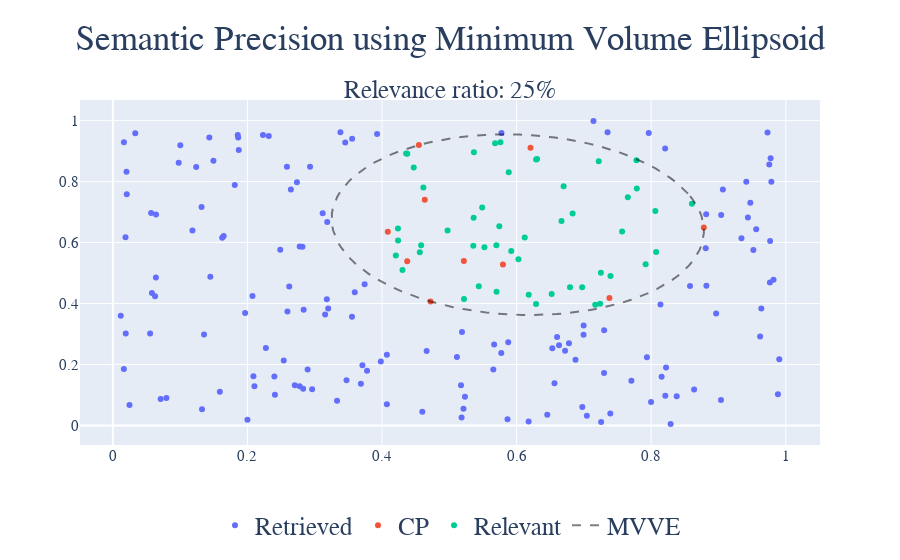

This figure's notebook cell:
### Code cell
def ellipse(x_center=0, y_center=0, ax1 = [1, 0],  ax2 = [0,1], a=1, b =1,  N=100):
    # x_center, y_center the coordinates of ellipse center
    # ax1 ax2 two orthonormal vectors representing the ellipse axis directions
    # a, b the ellipse parameters
    if np.linalg.norm(ax1) != 1 or np.linalg.norm(ax2) != 1:
        raise ValueError('ax1, ax2 must be unit vectors')
    if  abs(np.dot(ax1, ax2)) > 1e-06:
        raise ValueError('ax1, ax2 must be orthogonal vectors')
    t = np.linspace(0, 2*np.pi, N)
    #ellipse parameterization with respect to a system of axes of directions a1, a2
    xs = a * np.cos(t)
    ys = b * np.sin(t)
    #rotation matrix
    R = np.array([ax1, ax2]).T
    # coordinate of the  ellipse points with respect to the system of axes [1, 0], [0,1] with origin (0,0)
    xp, yp = np.dot(R, [xs, ys])
    x = xp + x_center 
    y = yp + y_center
    return x, y

# random 1000 points
np.random.seed(0)
pubs = np.random.rand(200, 2) # retrieved publications
c_pubs = np.random.rand(10, 2) * 0.55 + 0.4 # core publications

# df both pubs and core pubs
A, c = mvee(c_pubs)
x, y = ellipse(c[0], c[1], np.linalg.eig(A)[1][:, 0], np.linalg.eig(A)[1][:, 1], 1/np.sqrt(np.linalg.eig(A)[0][0]), 1/np.sqrt(np.linalg.eig(A)[0][1]))
pubs_df = pd.DataFrame(pubs, columns=["x", "y"])
pubs_df["Type"] = "Retrieved"
c_pubs_df = pd.DataFrame(c_pubs, columns=["x", "y"])
c_pubs_df["Type"] = "CP"
inside = is_inside_ellipse(A, c, pubs)
inside_df = pd.DataFrame(pubs[inside], columns=["x", "y"])
inside_df["Type"] = "Relevant"
df = pd.concat([pubs_df, c_pubs_df, inside_df])
df = df.drop_duplicates(subset=["x", "y"], keep="last")
fig = px.scatter(df, x="x", y="y", color="Type", title="Semantic Precision using Minimum Volume Ellipsoid")
trace = px.line(x=x, y=y).data[0]
trace["line"]["dash"] = "dash"
trace["line"]["color"] = "black"
trace["name"] = "MVVE"
trace["opacity"] = 0.5
trace["showlegend"] = True
fig.add_traces(trace)
relevant_ratio = len(inside_df) / len(pubs)
fig.update_layout(title_subtitle_text=f"Relevance ratio: {relevant_ratio:.0%}", **PLOT_CONFIGS)
pio.write_image(fig, "LitQEval-report/pics/sp_mvee.pdf", width=1200)
fig.show()

### Figure 1 — Plotly figure (JSON) as saved in the notebook; plotly's stock layout.template omitted (floating-point values rounded to 4 significant figures; data arrays with more than 128 entries replaced by an {"elided": "..."} marker saying what was removed)
{"data": [{"hovertemplate": "Type=Retrieved<br>x=%{x}<br>y=%{y}<extra></extra>", "legendgroup": "Retrieved", "marker": {"color": "#636efa", "symbol": "circle"}, "mode": "markers", "name": "Retrieved", "orientation": "v", "showlegend": true, "type": "scatter", "x": {"elided": "150 float values"}, "xaxis": "x", "y": {"elided": "150 float values"}, "yaxis": "y"}, {"hovertemplate": "Type=CP<br>x=%{x}<br>y=%{y}<extra></extra>", "legendgroup": "CP", "marker": {"color": "#EF553B", "symbol": "circle"}, "mode": "markers", "name": "CP", "orientation": "v", "showlegend": true, "type": "scatter", "x": [0.6207, 0.4548, 0.8782, 0.5797, 0.738, 0.4086, 0.4374, 0.5216, 0.4721, 0.4635], "xaxis": "x", "y": [0.9111, 0.9199, 0.6498, 0.528, 0.4182, 0.6358, 0.5386, 0.5393, 0.4066, 0.7402], "yaxis": "y"}, {"hovertemplate": "Type=Relevant<br>x=%{x}<br>y=%{y}<extra></extra>", "legendgroup": "Relevant", "marker": {"color": "#00cc96", "symbol": "circle"}, "mode": "markers", "name": "Relevant", "orientation": "v", "showlegend": true, "type": "scatter", "x": [0.5488, 0.6028, 0.4237, 0.4376, 0.7917, 0.568, 0.7782, 0.4615, 0.5218, 0.4562, 0.6121, 0.6668, 0.5702, 0.5759, 0.592, 0.4471, 0.7253, 0.4239, 0.618, 0.57, 0.5743, 0.6521, 0.4359, 0.8062, 0.8073, 0.6974, 0.7221, 0.5356, 0.7396, 0.6794, 0.5366, 0.5883, 0.629, 0.7169, 0.7653, 0.5522, 0.6699, 0.6304, 0.4974, 0.4205, 0.8606, 0.6833, 0.7787, 0.4304, 0.5362, 0.5438, 0.7242, 0.7568, 0.4581, 0.6289], "xaxis": "x", "y": [0.7152, 0.5449, 0.6459, 0.8918, 0.5289, 0.9256, 0.87, 0.7805, 0.4147, 0.5684, 0.6169, 0.6706, 0.4386, 0.9293, 0.5723, 0.8464, 0.5013, 0.6064, 0.4288, 0.5909, 0.6532, 0.4314, 0.8919, 0.7039, 0.5691, 0.4535, 0.8664, 0.5899, 0.4905, 0.4537, 0.8967, 0.831, 0.8727, 0.3961, 0.7487, 0.5845, 0.7852, 0.8743, 0.6395, 0.5574, 0.727, 0.6956, 0.7774, 0.51, 0.6814, 0.4569, 0.399, 0.6361, 0.591, 0.3984], "yaxis": "y"}, {"hovertemplate": "x=%{x}<br>y=%{y}<extra></extra>", "legendgroup": "", "line": {"color": "black", "dash": "dash"}, "marker": {"symbol": "circle"}, "mode": "lines", "name": "MVVE", "opacity": 0.5, "orientation": "v", "showlegend": true, "type": "scatter", "x": [0.8547, 0.847, 0.8384, 0.8289, 0.8184, 0.8071, 0.7949, 0.7819, 0.7683, 0.7539, 0.7389, 0.7234, 0.7074, 0.691, 0.6742, 0.6571, 0.6398, 0.6224, 0.6048, 0.5873, 0.5698, 0.5524, 0.5352, 0.5183, 0.5018, 0.4856, 0.4699, 0.4547, 0.4402, 0.4262, 0.413, 0.4006, 0.3889, 0.3781, 0.3682, 0.3593, 0.3513, 0.3444, 0.3384, 0.3336, 0.3298, 0.3271, 0.3255, 0.325, 0.3257, 0.3274, 0.3303, 0.3342, 0.3392, 0.3453, 0.3524, 0.3605, 0.3696, 0.3797, 0.3906, 0.4023, 0.4149, 0.4282, 0.4423, 0.4569, 0.4722, 0.4879, 0.5042, 0.5208, 0.5377, 0.5549, 0.5723, 0.5898, 0.6074, 0.6249, 0.6424, 0.6596, 0.6767, 0.6934, 0.7098, 0.7257, 0.7412, 0.756, 0.7703, 0.7839, 0.7967, 0.8088, 0.82, 0.8303, 0.8398, 0.8482, 0.8557, 0.8621, 0.8676, 0.8719, 0.8751, 0.8773, 0.8783, 0.8782, 0.877, 0.8747, 0.8713, 0.8668, 0.8613, 0.8547], "xaxis": "x", "y": [0.7606, 0.7781, 0.7951, 0.8115, 0.8273, 0.8424, 0.8568, 0.8704, 0.8831, 0.895, 0.9059, 0.9157, 0.9246, 0.9324, 0.9391, 0.9446, 0.949, 0.9523, 0.9543, 0.9552, 0.9548, 0.9533, 0.9506, 0.9467, 0.9417, 0.9355, 0.9282, 0.9198, 0.9104, 0.8999, 0.8885, 0.8762, 0.863, 0.8489, 0.8341, 0.8186, 0.8024, 0.7857, 0.7685, 0.7508, 0.7327, 0.7144, 0.6958, 0.6771, 0.6583, 0.6395, 0.6207, 0.6022, 0.5838, 0.5658, 0.5481, 0.5309, 0.5142, 0.4981, 0.4826, 0.4678, 0.4538, 0.4406, 0.4284, 0.417, 0.4066, 0.3972, 0.3889, 0.3817, 0.3755, 0.3706, 0.3667, 0.3641, 0.3626, 0.3624, 0.3633, 0.3654, 0.3687, 0.3732, 0.3788, 0.3855, 0.3934, 0.4023, 0.4122, 0.4232, 0.4351, 0.4478, 0.4615, 0.4759, 0.4911, 0.5069, 0.5234, 0.5404, 0.5578, 0.5757, 0.5939, 0.6124, 0.6311, 0.6499, 0.6687, 0.6874, 0.7061, 0.7246, 0.7428, 0.7606], "yaxis": "y"}], "layout": {"font": {"family": "Modern Computer"}, "legend": {"font": {"size": 25}, "orientation": "h", "title": {"text": ""}, "tracegroupgap": 0, "x": 0.5, "xanchor": "center", "y": -0.3, "yanchor": "bottom"}, "showlegend": true, "title": {"font": {"family": "Modern Computer", "size": 35}, "subtitle": {"text": "Relevance ratio: 25%"}, "text": "Semantic Precision using Minimum Volume Ellipsoid", "x": 0.5}, "xaxis": {"anchor": "y", "domain": [0, 1], "tickfont": {"size": 15}, "title": {"text": ""}}, "yaxis": {"anchor": "x", "domain": [0, 1], "tickfont": {"size": 15}, "title": {"text": ""}}}}
